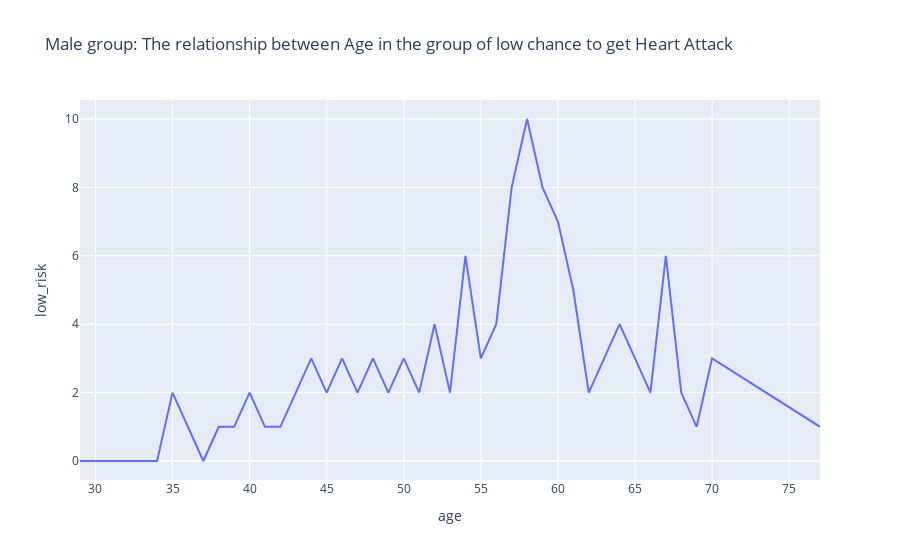

The notebook cell this image was saved under:
### Code cell
v=pd.crosstab(df[(df['sex']==1)]["age"],df[(df['sex']==1)]["output"]).reset_index()
v.columns=["age","low_risk","high_risk"]
px.line(v,v["age"],v["low_risk"],title="Male group: The relationship between Age in the group of low chance to get Heart Attack")

### Figure 1 — Plotly figure (JSON) as saved in the notebook; plotly's stock layout.template omitted (floating-point values rounded to 4 significant figures)
{"data": [{"hovertemplate": "age=%{x}<br>low_risk=%{y}<extra></extra>", "legendgroup": "", "line": {"color": "#636efa", "dash": "solid"}, "mode": "lines", "name": "", "orientation": "v", "showlegend": false, "type": "scatter", "x": [29, 34, 35, 37, 38, 39, 40, 41, 42, 43, 44, 45, 46, 47, 48, 49, 50, 51, 52, 53, 54, 55, 56, 57, 58, 59, 60, 61, 62, 63, 64, 65, 66, 67, 68, 69, 70, 77], "xaxis": "x", "y": [0, 0, 2, 0, 1, 1, 2, 1, 1, 2, 3, 2, 3, 2, 3, 2, 3, 2, 4, 2, 6, 3, 4, 8, 10, 8, 7, 5, 2, 3, 4, 3, 2, 6, 2, 1, 3, 1], "yaxis": "y"}], "layout": {"legend": {"tracegroupgap": 0}, "title": {"text": "Male group: The relationship between Age in the group of low chance to get Heart Attack"}, "xaxis": {"anchor": "y", "domain": [0, 1], "title": {"text": "age"}}, "yaxis": {"anchor": "x", "domain": [0, 1], "title": {"text": "low_risk"}}}}
